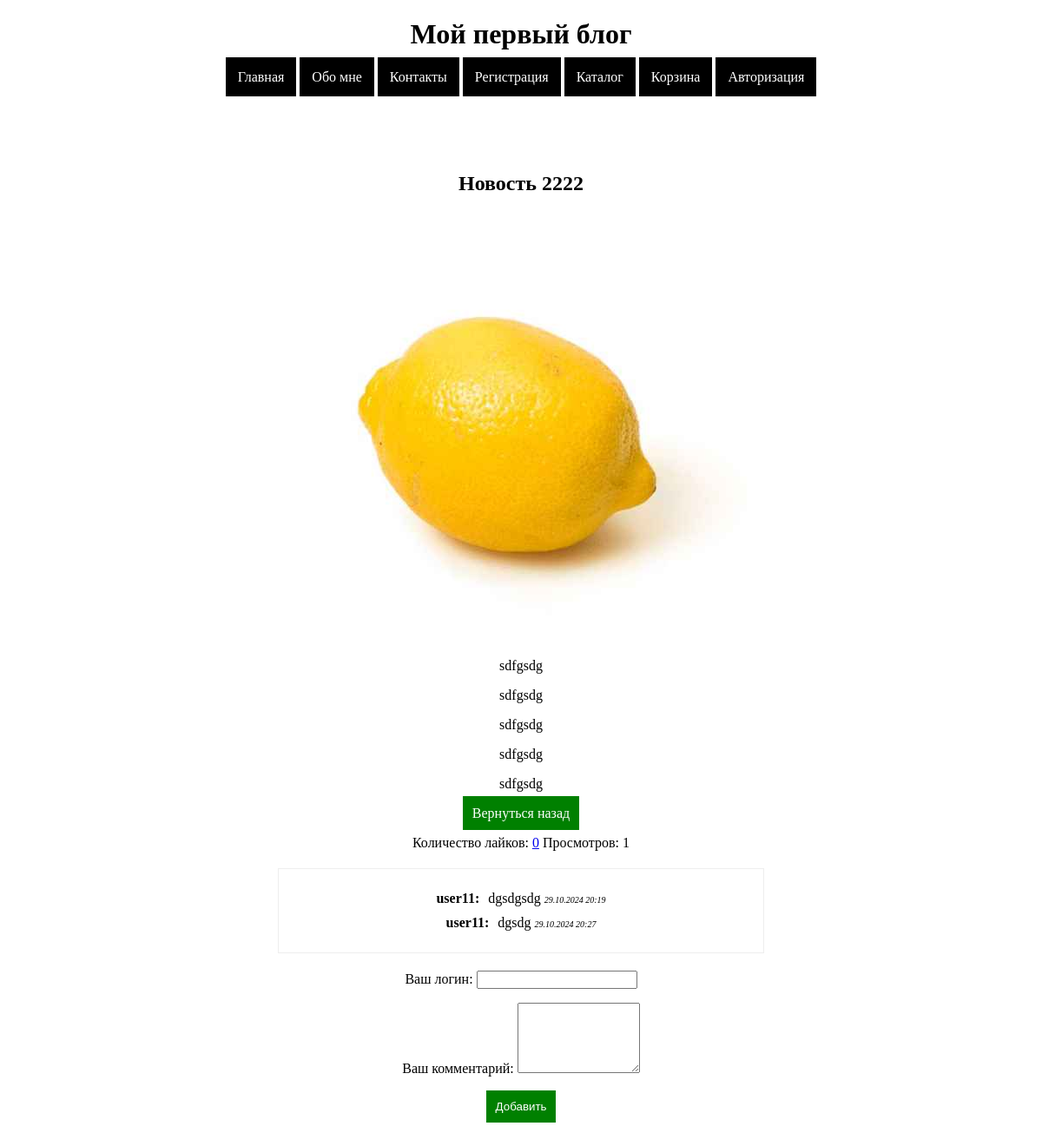
The app's page /view/4 with its own data.
### app/models.py (models this page shows, shortened)
class Blog(models.Model):
    title = models.CharField(max_length=200)
    image = models.ImageField(upload_to='blogs')
    description = models.TextField()
    full_text = models.TextField()
    user = models.ForeignKey(User, on_delete=models.CASCADE, default=None)
    date = models.DateTimeField(auto_now=True)
    view = models.IntegerField(default=0)

class Comment(models.Model):
    comment = models.TextField()
    datetime = models.DateTimeField(auto_now=True)
    user = models.ForeignKey(User, on_delete=models.CASCADE)
    blog = models.ForeignKey(Blog, on_delete=models.CASCADE)

class User(models.Model):
    login = models.CharField(max_length=200)
    email = models.CharField(max_length=200)
    password = models.CharField(max_length=200)
    balance = models.IntegerField(default=0)

### app/views.py (the view, shortened to what this page needs)
# urls.py: path('view/<int:id>', view_new),
def view_new(request, id):
    blog_object = Blog.objects.filter(id=id).first()
    blog_object.view += 1
    blog_object.save()
    like_count = 0
    if Like.objects.filter(blog=blog_object).exists():
        like_count = Like.objects.filter(blog=blog_object).first().view
    comments = Comment.objects.filter(blog=blog_object)
    new = Blog.objects.filter(id=id).first()
    return render(request, 'view_new.html', {'new': new, 'comments': comments, 'like_count': like_count})

### app/templates/view_new.html (shortened to what this page needs)
{% extends 'base.html' %}
{% block content %}
<div class="content">
    <h2>{{new.title}}</h2>
    <p>
        <img src="/media/{{new.image}}" alt="">
    </p>
    <p>
        {{new.full_text|safe}}
    </p>
    <p>
        <a href="/" class="btn">Вернуться назад</a>
    </p>
    <p>
        Количество лайков: <a href="/add_like/{{new.id}}">{{like_count}}</a>
        Просмотров: {{new.view}}
    </p>
    <div class="comment_blog">
        {% for comment in comments %}
        <div class="comment_blog_item">
            <div>{{comment.user.login}}: </div>
            <div>{{comment.comment}}
                <span>{{comment.datetime|date:"d.m.Y H:i"}}</span>
            </div>
        </div>
        {% endfor %}
    </div>
    <form method="post">
        <p>
            <label>Ваш логин:</label>
            <input type="text" name="login" value="{{request.session.user}}" readonly>
        </p>
        <p>
             <label>Ваш комментарий:</label>
            <textarea rows="5" cols="15" name="comment"></textarea>
        </p>
        <p>
            <button type="submit" class="btn">Добавить</button>
        </p>
    </form>
</div>
{% endblock %}

### app/static/app.css (style rules this page uses)
.btn { background: green; color: white; padding: 10px; border: none; cursor: pointer; border: 1px solid green; text-decoration: none }
.content { width: 600px; margin: 100px auto; text-align: center }
.comment_blog { border: 1px solid #eee; margin: 20px; padding: 20px }
.comment_blog_item { display: flex; justify-content: center; }
.comment_blog_item div { padding: 5px }
.comment_blog_item div:first-child { font-weight: bolder; }
.comment_blog_item span { font-size: 10px; font-style: italic }

### records on screen
Blog: title "Новость 2222", image (picture), full_text "sdfgsdg sdfgsdg sdfgsdg sdfgsdg sdfgsdg", view "1"
Comment: user.login "user11", comment "dgsdgsdg", datetime "29.10.2024 20:19"
Comment: user.login "user11", comment "dgsdg", datetime "29.10.2024 20:27"

### other values on screen
{{ like_count }} "0"
